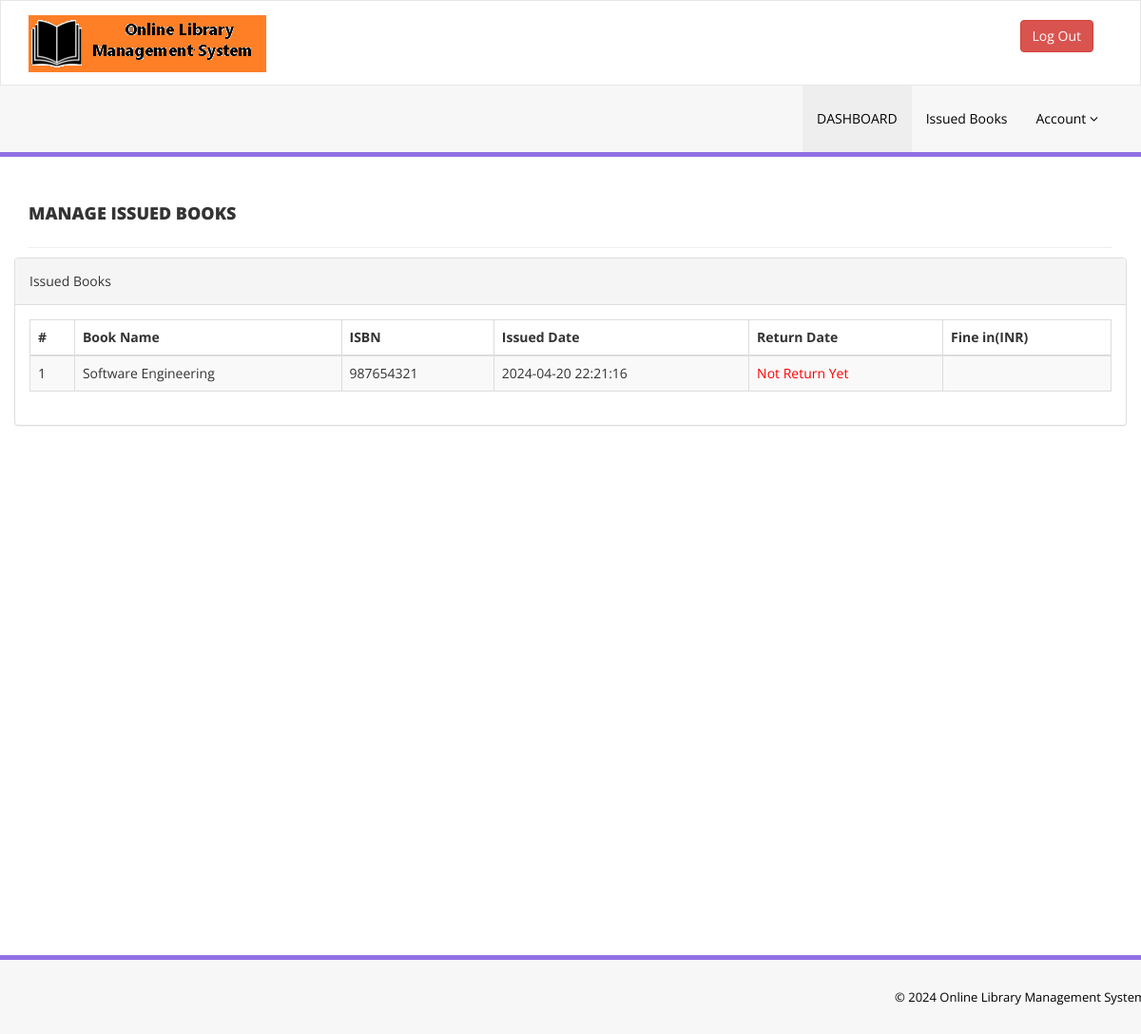
The page /issued-books.php (signed in) on the database its author committed.
### tables this page shows
CREATE TABLE `tblissuedbookdetails` (
  `id` int(11) NOT NULL,
  `BookId` int(11) DEFAULT NULL,
  `StudentID` varchar(150) DEFAULT NULL,
  `IssuesDate` timestamp NULL DEFAULT current_timestamp(),
  `ReturnDate` timestamp NULL DEFAULT NULL ON UPDATE current_timestamp(),
  `RetrunStatus` int(1) DEFAULT NULL,
  `fine` int(11) DEFAULT NULL
);

CREATE TABLE `tblbooks` (
  `id` int(11) NOT NULL,
  `BookName` varchar(255) DEFAULT NULL,
  `CatId` int(11) DEFAULT NULL,
  `AuthorId` int(11) DEFAULT NULL,
  `ISBNNumber` varchar(25) DEFAULT NULL,
  `BookPrice` decimal(10,2) DEFAULT NULL,
  `bookImage` varchar(250) NOT NULL,
  `isIssued` int(1) DEFAULT NULL,
  `RegDate` timestamp NULL DEFAULT current_timestamp(),
  `UpdationDate` timestamp NULL DEFAULT NULL ON UPDATE current_timestamp()
);

### issued-books.php (the view, shortened to what this page needs)
<?php
include('includes/config.php');
if(strlen($_SESSION['login'])==0)
    {
header('location:index.php');
}
else{
    ?>
<!DOCTYPE html>
<html xmlns="http://www.w3.org/1999/xhtml">
<head>
    <link href="assets/css/bootstrap.css" rel="stylesheet" />
    <link href="assets/css/font-awesome.css" rel="stylesheet" />
    <link href="assets/js/dataTables/dataTables.bootstrap.css" rel="stylesheet" />
    <link href="assets/css/style.css" rel="stylesheet" />
</head>
<body>
<?php include('includes/header.php');?>
    <div class="content-wrapper">
         <div class="container">
        <div class="row pad-botm">
            <div class="col-md-12">
                <h4 class="header-line">Manage Issued Books</h4>
    </div>
            <div class="row">
                <div class="col-md-12">
                    <div class="panel panel-default">
                        <div class="panel-heading">
                          Issued Books
                        </div>
                        <div class="panel-body">
                            <div class="table-responsive">
                                <table class="table table-striped table-bordered table-hover" id="dataTables-example">
                                    <thead>
                                        <tr>
                                            <th>#</th>
                                            <th>Book Name</th>
                                            <th>ISBN </th>
                                            <th>Issued Date</th>
                                            <th>Return Date</th>
                                            <th>Fine in(INR)</th>
                                        </tr>
                                    </thead>
                                    <tbody>
<?php
$sid=$_SESSION['stdid'];
$sql="SELECT tblbooks.BookName,tblbooks.ISBNNumber,tblissuedbookdetails.IssuesDate,tblissuedbookdetails.ReturnDate,tblissuedbookdetails.id as rid,tblissuedbookdetails.fine from  tblissuedbookdetails join tblstudents on tblstudents.StudentId=tblissuedbookdetails.StudentId join tblbooks on tblbooks.id=tblissuedbookdetails.BookId where tblstudents.StudentId=:sid order by tblissuedbookdetails.id desc";
$query = $dbh -> prepare($sql);
$query-> bindParam(':sid', $sid, PDO::PARAM_STR);
$query->execute();
$results=$query->fetchAll(PDO::FETCH_OBJ);
$cnt=1;
if($query->rowCount() > 0)
{
foreach($results as $result)
{               ?>
                                        <tr class="odd gradeX">
                                            <td class="center"><?php echo htmlentities($cnt);?></td>
                                            <td class="center"><?php echo htmlentities($result->BookName);?></td>
                                            <td class="center"><?php echo htmlentities($result->ISBNNumber);?></td>
                                            <td class="center"><?php echo htmlentities($result->IssuesDate);?></td>
                                            <td class="center"><?php if($result->ReturnDate=="")
                                            {?>
                                            <span style="color:red">
                                             <?php   echo htmlentities("Not Return Yet"); ?>
                                                </span>
                                            <?php } else {
                                            echo htmlentities($result->ReturnDate);
                                        }
                                            ?></td>
                                              <td class="center"><?php echo htmlentities($result->fine);?></td>
                                        </tr>
 <?php $cnt=$cnt+1;}} ?>
                                    </tbody>
                                </table>
                            </div>
                        </div>
                    </div>
                </div>
            </div>
    </div>
    </div>
    </div>
  <?php include('includes/footer.php');?>
</body>
</html>
<?php } ?>

### assets/css/style.css (style rules this page uses)
.content-wrapper { margin-top: 40px; min-height:800px; padding-bottom:90px; }
.header-line { font-weight:900; padding-bottom:25px; border-bottom:1px solid #eeeeee; text-transform:uppercase; }
.pad-botm { padding-bottom:30px; }

### rows shown on the page
tblissuedbookdetails: BookId.BookName "Software Engineering", BookId.ISBNNumber "987654321", IssuesDate "2024-04-20 22:21:16"
